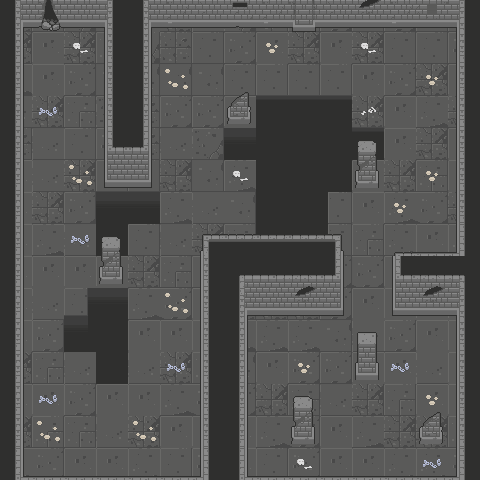

Rendered tile map (Tiled .tmx) drawn with the repository's tilesets; below, a short description and the full map source, tile grids included:
An orthogonal 15x15 tile map with 32x32 px tiles, 4 tile layers (fondo, decoracion, Estructuras, Pillars) and 4 objects.

<map version="1.5" tiledversion="1.7.0" orientation="orthogonal" renderorder="right-down" width="15" height="15" tilewidth="32" tileheight="32" infinite="0" nextlayerid="7" nextobjectid="7">
 <tileset firstgid="1" source="mapa.tsx" />
 <layer id="1" name="fondo" width="15" height="15">
  <data encoding="csv">
93,94,105,106,91,93,107,105,106,89,90,89,90,89,90,
93,91,93,94,105,106,89,90,91,93,91,93,89,89,90,
109,91,90,108,108,108,108,89,136,136,136,91,90,93,91,
107,93,94,105,106,90,90,91,152,152,152,93,91,109,93,
106,107,89,90,106,107,105,106,168,168,168,152,91,93,91,
91,107,93,136,136,93,108,109,168,168,168,91,93,94,91,
91,93,90,216,216,109,107,108,168,169,170,91,109,110,93,
91,109,107,168,202,107,93,94,168,168,170,94,109,91,109,
91,91,91,91,93,94,89,90,91,109,110,110,91,91,91,
91,107,215,94,109,110,91,93,93,93,90,91,91,91,91,
91,90,109,110,91,91,91,109,109,109,108,107,90,91,91,
93,94,107,91,107,93,94,108,91,90,90,91,91,107,91,
91,91,90,91,91,109,110,90,93,94,107,93,94,91,91,
93,94,94,107,93,91,91,91,109,110,91,109,93,93,94,
109,110,91,91,109,89,90,91,89,90,91,91,109,109,110
</data>
 </layer>
 <layer id="3" name="decoracion" width="15" height="15">
  <data encoding="csv">
0,0,0,0,0,0,0,0,0,0,0,0,0,0,0,
0,0,241,0,0,0,0,0,259,0,0,241,0,0,0,
0,0,0,0,0,275,0,0,0,0,0,0,0,259,0,
0,243,0,0,0,0,0,0,0,0,0,242,0,0,0,
0,0,0,0,0,0,0,0,0,0,0,0,0,0,0,
0,0,275,0,0,0,0,241,0,0,0,0,0,259,0,
0,0,0,0,0,0,0,0,0,0,0,0,259,0,0,
0,0,243,0,0,0,0,0,0,0,0,0,0,0,0,
0,0,0,0,0,0,0,0,0,0,0,0,0,0,0,
0,0,0,0,0,275,0,0,0,0,0,0,0,0,0,
0,0,0,0,0,0,0,0,0,0,0,0,0,0,0,
0,0,0,0,0,243,0,0,0,259,0,0,243,0,0,
0,243,0,0,0,0,0,0,0,0,0,0,0,259,0,
0,275,0,0,275,0,0,0,0,0,0,0,0,0,0,
0,0,0,0,0,0,0,0,0,241,0,0,0,243,0
</data>
 </layer>
 <layer id="2" name="Estructuras" width="15" height="15">
  <data encoding="csv">
20,31,50,22,20,59,60,58,59,61,60,62,59,26,22,
19,0,0,17,19,0,0,0,0,0,0,0,0,0,17,
19,0,0,17,19,0,0,211,0,0,0,0,0,0,17,
19,0,0,17,19,0,0,296,0,0,0,0,0,0,17,
19,0,0,33,35,0,0,216,0,0,0,296,0,0,17,
19,23,0,49,51,0,0,0,0,0,0,312,0,0,17,
19,23,0,0,0,0,0,0,0,0,0,0,0,0,17,
19,23,0,297,0,0,1,2,2,2,3,132,99,37,100,
19,23,0,297,0,0,17,4,34,46,66,132,67,46,68,
19,23,39,216,0,0,17,20,50,62,82,132,83,62,22,
19,0,231,232,0,0,17,19,0,0,0,297,0,0,17,
19,0,0,232,0,0,17,19,0,0,0,313,0,0,17,
19,0,0,0,0,0,17,19,0,297,0,0,281,296,17,
19,0,0,0,0,0,17,19,0,313,0,0,281,312,17,
36,37,37,37,37,37,38,36,37,37,37,37,37,37,38
</data>
 </layer>
 <layer id="5" name="Pillars" width="15" height="15">
  <data encoding="csv">
0,0,0,0,0,0,0,0,0,0,0,0,0,0,0,
0,0,0,0,0,0,0,0,0,0,0,0,0,0,0,
0,0,0,0,0,0,0,211,0,0,0,0,0,0,0,
0,0,0,0,0,0,0,227,0,0,0,0,0,0,0,
0,0,0,0,0,0,0,0,0,0,0,210,0,0,0,
0,0,0,0,0,0,0,0,0,0,0,226,0,0,0,
0,0,0,0,0,0,0,0,0,0,0,0,0,0,0,
0,0,0,210,0,0,0,0,0,0,0,0,0,0,0,
0,0,0,226,0,0,0,0,0,0,0,0,0,0,0,
0,0,0,0,0,0,0,0,0,0,0,0,0,0,0,
0,0,0,0,0,0,0,0,0,0,0,209,0,0,0,
0,0,0,0,0,0,0,0,0,0,0,225,0,0,0,
0,0,0,0,0,0,0,0,0,210,0,0,0,211,0,
0,0,0,0,0,0,0,0,0,226,0,0,0,227,0,
0,0,0,0,0,0,0,0,0,0,0,0,0,0,0
</data>
 </layer>
 <objectgroup id="4" name="collition">
  <object id="2" x="23" y="25">
   <polyline points="0,0 0,451 178,449 180,212 232,209 235,134 201,133 202,71 331,70 329,101 363,101 361,167 307,169 305,207 316,209 320,290 224,288 225,449 433,452 434,291 369,289 370,229 433,226 432,3 128,2 127,162 139,168 137,199 105,198 107,359 71,359 73,326 39,327 42,285 64,288 67,261 76,262 74,164 80,158 82,0 7,1" />
  </object>
  <object id="3" x="353" y="351" width="30" height="29" />
  <object id="4" x="288" y="416" width="34" height="30" />
  <object id="5" x="417" y="417" width="31" height="28" />
 </objectgroup>
</map>
